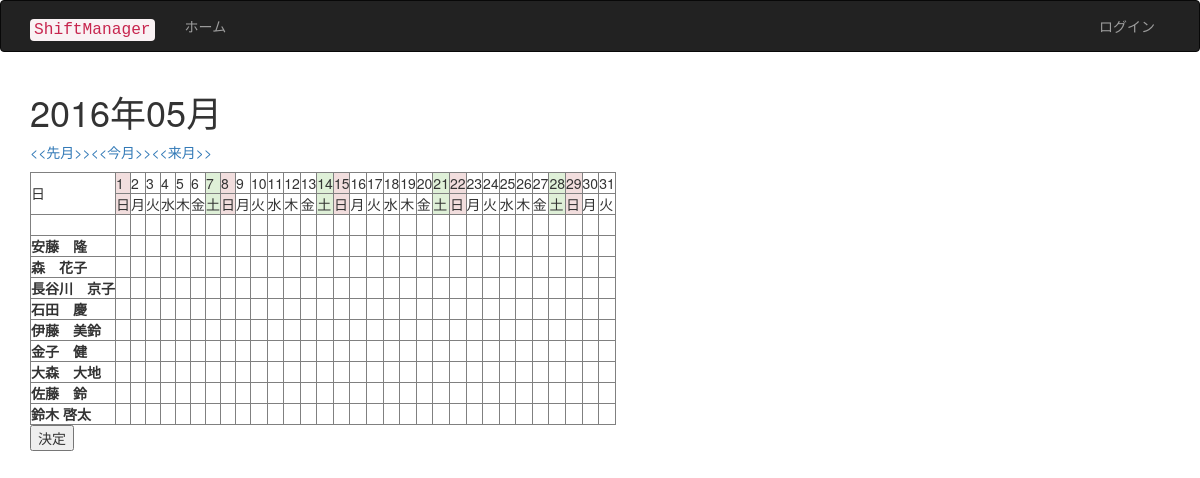
The app's page /decide.php with its own data.
### tables this page shows
CREATE TABLE IF NOT EXISTS `tb_user` (
  `userid` varchar(16) NOT NULL,
  `cid` varchar(16) NOT NULL,
  `uname` varchar(16) NOT NULL,
  `passwd` varchar(128) DEFAULT NULL,
  `email` varchar(32) DEFAULT NULL,
  `utel` varchar(32) DEFAULT NULL,
  `urole` int(11) DEFAULT NULL,
  PRIMARY KEY (`userid`)
);

### decide.php (the view, shortened to what this page needs)
<?php
include_once('inc/page_header.php');
include_once('inc/db_inc.php');
include_once('inc/func_inc.php');
	$y = date('Y');
	$m = date('m');
	$ym = $y . $m;
	if ($urole==1){
		echo '<p><form action="entry.php" method="post">';
		echo '<input type="hidden" name="ym" value="'.$ym.'">';
		echo '<input type="submit" value="希望登録">';
		echo '</form>';
	}else {
		echo '<p><form action="holiday.php" method="post">';
		echo '</form>';
	}
	echo '<form action="decide_save.php" method="post">';
	echo '<table border=1>';
	$d = days($y, $m);
	echo '<tr>';
	echo th('<br/>');
	for ($i=1; $i<=$d; $i++){
		$day = '<br/>';
		echo th( $day);
	}
	echo '</tr>';
	$sql  = "SELECT * FROM tb_user WHERE urole=1";
	$rs = mysql_query($sql, $conn);
	$row = mysql_fetch_array($rs);
	while ($row){
		echo '<tr>';
		$uname = $row['uname'];
		echo th($uname);
		for ($t=1; $t<=$d; $t++){
			$th = '<br/>';
			echo th($th);
		}
		echo '</tr>';
		$row = mysql_fetch_array($rs);
	}
	echo '</table>';
echo tag('input','',array('type'=>'submit','value'=>'決定'));
echo '</form>';
include_once('inc/page_footer.php');
?>

### records on screen
tb_user: uname "安藤 隆"
tb_user: uname "森 花子"
tb_user: uname "長谷川 京子"
tb_user: uname "石田 慶"
tb_user: uname "伊藤 美鈴"
tb_user: uname "金子 健"
tb_user: uname "大森 大地"
tb_user: uname "佐藤 鈴"
tb_user: uname "鈴木 啓太"

### other values on screen
$y "2016"
$m "05"
td("日", array("rowspan"=>2)) "日"
td( $i, $attr) "1"
td( $i, $attr) "2"
td( $i, $attr) "3"
td( $i, $attr) "4"
td( $i, $attr) "5"
td( $i, $attr) "6"
td( $i, $attr) "7"
td( $i, $attr) "8"
td( $i, $attr) "9"
td( $i, $attr) "10"
td( $i, $attr) "11"
td( $i, $attr) "12"
